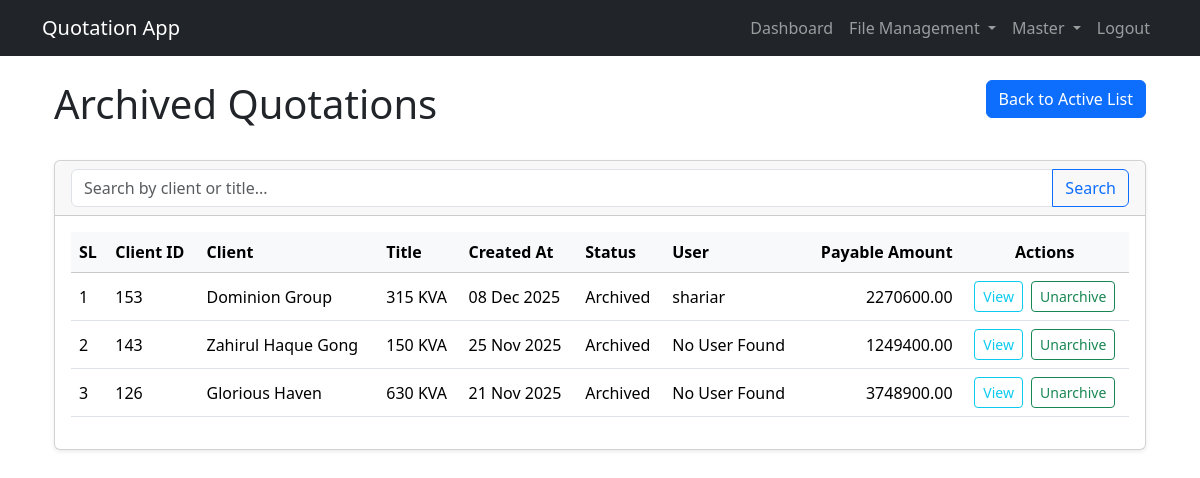
Page /archived/ (signed in) on the earlier database version.
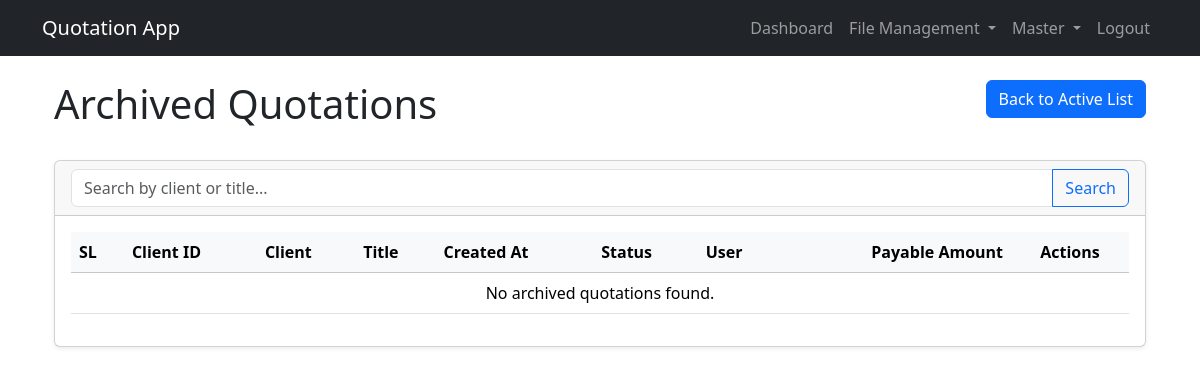
Same page on the later database version.
### pages/models.py (models this page shows, shortened)
class Quotation(models.Model):
    STATUS_CHOICES = (
        ('active', 'Active'),
        ('archived', 'Archived'),
        ('rejected', 'Rejected'),
        ('working', 'Working'),
        ('completed', 'Completed'),
    )
    reference = models.CharField(max_length=20, null=True, blank=True)
    title = models.CharField(max_length=255)
    client_name = models.CharField(max_length=255)
    template = models.ForeignKey(QuotationTemplate, on_delete=models.SET_NULL, null=True, blank=True)
    created_at = models.DateTimeField(auto_now_add=True)
    updated_at = models.DateTimeField(auto_now=True)
    status = models.CharField(max_length=10, choices=STATUS_CHOICES, default='active')
    user = models.ForeignKey('auth.User', on_delete=models.SET_NULL, null=True, blank=True)
    discount = models.FloatField(default=0)
    def total_amount(self):
        return sum(group.subtotal() for group in self.groups.all())
    def payable_amount(self):
        return self.total_amount() - self.discount

class QuotationGroup(models.Model):
    quotation = models.ForeignKey(Quotation, on_delete=models.CASCADE, related_name='groups')
    name = models.CharField(max_length=255)
    def subtotal(self):
        return sum(item.total_price for item in self.items.all())

class QuotationItem(models.Model):
    group = models.ForeignKey(QuotationGroup, on_delete=models.CASCADE, related_name='items')
    item = models.ForeignKey(Item, on_delete=models.SET_NULL, null=True, blank=True)
    description = models.CharField(max_length=255, blank=True, null=True)
    unit = models.ForeignKey(Unit, on_delete=models.SET_NULL, null=True, blank=True)
    qty = models.FloatField(default=0)
    unit_price = models.FloatField(default=0)
    total_price = models.FloatField(default=0)

### pages/views.py (the view)
# urls.py: path('archived/', ArchivedQuotationListView.as_view(), name='archived_quotation_list'),
@method_decorator(login_required, name='dispatch')
class ArchivedQuotationListView(BaseQuotationListView):
    template_name = 'pages/quotations/archived_quotation_list.html'
    status = 'archived'

### pages/views.py (called while the page is built)
    def get_queryset(self):
        queryset = Quotation.objects.filter(status=self.status).order_by('-created_at')
        search_query = self.request.GET.get('q')
        if search_query:
            queryset = queryset.filter(
                Q(title__icontains=search_query) |
                Q(client_name__icontains=search_query)
            )
        return queryset

    def get_context_data(self, **kwargs):
        context = super().get_context_data(**kwargs)
        quotations = self.get_queryset()
        paginator = Paginator(quotations, self.paginate_by)
        page = self.request.GET.get('page')
        try:
            quotations_page = paginator.page(page)
        except PageNotAnInteger:
            quotations_page = paginator.page(1)
        except EmptyPage:
            quotations_page = paginator.page(paginator.num_pages)
        context['quotations'] = quotations_page
        return context

### templates/pages/quotations/archived_quotation_list.html (shortened to what this page needs)
{% extends 'base.html' %}
{% block content %}
<div class="container-fluid">
    <div class="row mb-4">
        <div class="col-md-6">
            <h1>Archived Quotations</h1>
        </div>
        <div class="col-md-6 text-md-end">
            <a href="{% url 'quotation_list' %}" class="btn btn-primary">Back to Active List</a>
        </div>
    </div>
    <div class="card shadow-sm mb-4">
        <div class="card-header">
            <form method="get" action="{% url 'archived_quotation_list' %}">
                <div class="input-group">
                    <input type="text" class="form-control" name="q" placeholder="Search by client or title..." value="{{ request.GET.q }}">
                    <button class="btn btn-outline-primary" type="submit">Search</button>
                </div>
            </form>
        </div>
        <div class="card-body">
            <div class="table-responsive">
                <table class="table table-hover align-middle">
                    <thead class="table-light">
                        <tr>
                            <th>SL</th>
                            <th>Client ID</th>
                            <th>Client</th>
                            <th>Title</th>
                            <th>Created At</th>
                            <th>Status</th>
                            <th>User</th>
                            <th class="text-end">Payable Amount</th>
                            <th class="text-center">Actions</th>
                        </tr>
                    </thead>
                    <tbody>
                        {% for quotation in quotations %}
                        <tr>
                            <td>{{ page_obj.start_index|add:forloop.counter0 }}</td>
                            <td>{{ quotation.id }}</td>
                            <td>{{ quotation.client_name }}</td>
                            <td>{{ quotation.title }}</td>
                            <td>{{ quotation.created_at|date:"d M Y" }}</td>
                            <td>{{ quotation.get_status_display }}</td>
                            <td>
                                {% if quotation.user %}
                                    {{ quotation.user.username }}
                                {% else %}
                                    No User Found
                                {% endif %}
                            </td>
                            <td class="text-end">{{ quotation.payable_amount|floatformat:2 }}</td>
                            <td class="text-center">
                                <a href="{% url 'quotation_view' quotation.pk %}" class="btn btn-sm btn-outline-info me-1">View</a>
                                <a href="{% url 'unarchive_quotation' quotation.pk %}" class="btn btn-sm btn-outline-success">Unarchive</a>
                            </td>
                        </tr>
                        {% empty %}
                        <tr>
                            <td colspan="9" class="text-center">No archived quotations found.</td>
                        </tr>
                        {% endfor %}
                    </tbody>
                </table>
            </div>
        </div>
    </div>
</div>
{% endblock %}

### templates/base.html (shortened to what this page needs)
<!DOCTYPE html>
<html lang="en">
<head>
    <link href="https://cdn.jsdelivr.net/npm/bootstrap@5.3.3/dist/css/bootstrap.min.css" rel="stylesheet">
</head>
<body>
    <nav class="navbar navbar-expand-lg navbar-dark bg-dark">
        <div class="container">
            <a class="navbar-brand" href="{% url 'quotation_list' %}">Quotation App</a>
            <div class="collapse navbar-collapse" id="navbarNav">
                <ul class="navbar-nav ms-auto">
                    {% if user.is_authenticated %}
                        <li class="nav-item">
                            <a class="nav-link" href="{% url 'quotation_list' %}">Dashboard</a>
                        </li>
                        <li class="nav-item dropdown">
                            <a class="nav-link dropdown-toggle" href="#" id="navbarDropdownFile" role="button" data-bs-toggle="dropdown" aria-expanded="false">
                                File Management
                            </a>
                        </li>
                        <li class="nav-item dropdown">
                            <a class="nav-link dropdown-toggle" href="#" id="navbarDropdown" role="button" data-bs-toggle="dropdown" aria-expanded="false">
                                Master
                            </a>
                        </li>
                        <li class="nav-item">
                            <a class="nav-link" href="{% url 'logout' %}">Logout</a>
                        </li>
                    {% endif %}
                </ul>
            </div>
        </div>
    </nav>
    <main class="container mt-4">
        {% block content %}
        {% endblock %}
    </main>
</body>
</html>

Differences in the rows shown:
removed Quotation: start_index|add "1", id "153", client_name "Dominion Group", title "315 KVA", created_at "08 Dec 2025", status "Archived", user.username "shariar", payable_amount "2270600.00"
no longer on this page (row edited): Quotation: start_index|add "2", id "143", client_name "Zahirul Haque Gong", title "150 KVA", created_at "25 Nov 2025", status "Archived", shows "No User Found", payable_amount "1249400.00"
no longer on this page (row edited): Quotation: start_index|add "3", id "126", client_name "Glorious Haven", title "630 KVA", created_at "21 Nov 2025", status "Archived", shows "No User Found", payable_amount "3748900.00"
Other differences:
text now shown: "No archived quotations found."
